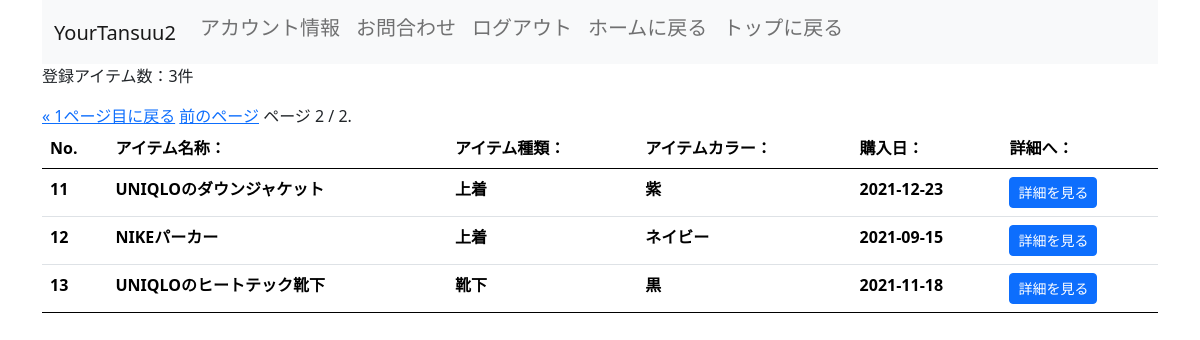
Screenshot of /contents/item-list/?page=2 (signed in) with the database file from the repository.
### item/models.py (models this page shows, shortened)
class Item(models.Model):
    user = models.ForeignKey(settings.AUTH_USER_MODEL, verbose_name='ユーザー', on_delete=models.CASCADE,null=True)
    data_id = models.AutoField(verbose_name = 'アイテムNo.', primary_key=True)
    item_type = models.CharField(verbose_name = 'アイテム種類', max_length=255, choices = ITEM_TYPE_CHOICES)
    season = models.CharField(verbose_name = '季節', max_length=10, choices = SEASON_CHOICES)
    occasion = models.CharField(verbose_name = 'シーン', max_length=30, choices = OCCASION_CHOICES)
    item_name = models.CharField(verbose_name = 'アイテム名称', max_length=300)
    item_color = models.CharField(verbose_name = 'アイテム色', max_length=20, choices = ITEM_COLOR_CHOICES)
    item_brand = models.CharField(verbose_name = 'ブランド', max_length=150)
    purchase_date = models.CharField(verbose_name = '購入日', max_length = 150)
    pricing = models.IntegerField(verbose_name = '購入価格(円)', )
    purchase_place = models.CharField(verbose_name = '購入場所', max_length=255)
    item_image = models.ImageField(verbose_name = 'アイテム画像', upload_to='images/closet', blank = True, null=True)
    memo = models.TextField(verbose_name = 'メモ', blank=True)
    favorite_level = models.IntegerField(verbose_name = 'お気に入り度', choices = FAVORITE_LEVEL_CHOICES)
    item_importance = models.IntegerField(verbose_name = '大事さ', choices = ITEM_IMPORTANCE_CHOICES)
    create_date = models.DateTimeField(verbose_name = '作成日', auto_now_add=True)
    update_date = models.DateTimeField(verbose_name = '更新日', auto_now=True)
    closet = models.ManyToManyField(Closet)

### item/views.py (the view)
# urls.py: path('contents/item-list/', Itemlistview, name = 'item_list'),
@login_required
def Itemlistview(request):
    item_list = Item.objects.filter(user_id = request.user)
    paginator = Paginator(item_list, 10)
    page_number = request.GET.get('page')
    page_object = paginator.get_page(page_number)
    return render(request, 'contents/item_list.html', {'page_object': page_object})

### templates/contents/item_list.html (shortened to what this page needs)
{% extends 'base.html' %}
{% load django_bootstrap5 %}
{% block header %}
<div class = "container">
  <nav class="navbar navbar-expand-lg navbar-light bg-light">
      <div class="container-fluid">
        <h2><a class="navbar-brand" href="#">YourTansuu2</a></h2>
        <div class="collapse navbar-collapse" id="navbarNav">
          <ul class="navbar-nav">
            <li class="nav-item">
                <h5><a class="nav-link" href="{% url 'account_control' %}">アカウント情報</a></h5>
            </li>
            <li class="nav-item">
              <h5><a class="nav-link" href="#">お問合わせ</a></h5>
            </li>
            <li class="nav-item">
              <h5><a class="nav-link" href="{% url 'original_logout' %}">ログアウト</a></h5>
            </li>
            <li class="nav-item">
              <h5><a class="nav-link" href="{% url 'index' %}">ホームに戻る</a></h5>
            </li>
            <li class="nav-item">
              <h5><a class="nav-link" href="{% url 'home' %}">トップに戻る</a></h5>
            </li>
          </ul>
        </div>
      </div>
  </nav>
  </div>
{% endblock header %}
{% block content %}
<div class="container">
  <p>登録アイテム数：{{ page_object | length }}件</p>
  {% if page_object %}
  <table class="table">
    <thead>
      <tr>
        <th>No.</th>
        <th>アイテム名称：</th>
        <th>アイテム種類：</th>
        <th>アイテムカラー：</th>
        <th>購入日：</th>
        <th>詳細へ：</th>
      </tr>
    </thead>
    <tbody>
      {% for item in page_object %}
      <tr>
        <th>{{ forloop.counter0 | add:page_object.start_index }}</th>
        <th>{{ item.item_name|upper }}</th>
        <th>{{ item.get_item_type_display|upper }}</th>
        <th>{{ item.get_item_color_display|upper }}</th>
        <th>{{ item.purchase_date|upper }}</th>
        <th><a href="{% url 'item_detail' item.pk %}"button class="btn btn-sm btn-primary" type="submit">詳細を見る</a></th>
      </tr>
      {% endfor %}
    </tbody>
    {% else %}
    <p>まだアイテムが登録されていません</p>
    {% endif %}
<div class="pagination">
    <span class="step-links">
        {% if page_object.has_previous %}
            <a href="?page=1">&laquo; 1ページ目に戻る</a>
            <a href="?page={{ page_object.previous_page_number }}">前のページ</a>
        {% endif %}
        <span class="current">
            ページ {{ page_object.number }} / {{ page_object.paginator.num_pages }}.
        </span>
    </span>
</div>
{% endblock content %}

### rows the page displays
Item: item_name "UNIQLOのダウンジャケット", item_type "上着", item_color "紫", purchase_date "2021-12-23"
Item: item_name "NIKEパーカー", item_type "上着", item_color "ネイビー", purchase_date "2021-09-15"
Item: item_name "UNIQLOのヒートテック靴下", item_type "靴下", item_color "黒", purchase_date "2021-11-18"

### other values shown
{{ page_object | length }} "3"
{{ page_object.number }} "2"
{{ page_object.paginator.num_pages }} "2"
